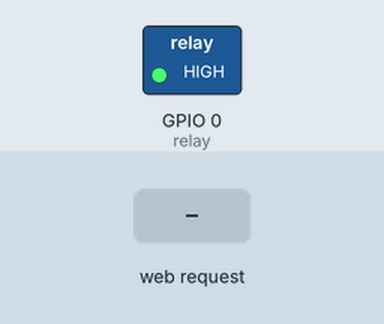
Recording of a sketch running on a simulated ESP8266 (NodeMCU). On the bench: switched loads named in the sketch (green lamp = pin HIGH). Inputs (shaded band) come from the test bench. WiFi joins after 1.5 s; servers stay silent unless stated; uploads are accepted with an empty reply; what the sketch prints to the serial monitor is not drawn.

Above: at 2.9 s.
3.0 s: HTTP request GET /on received
At 3.7 s:
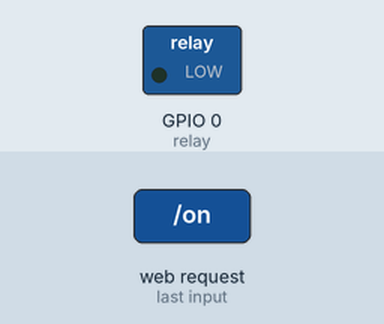
4.5 s: HTTP request GET /off received
At 4.9 s:
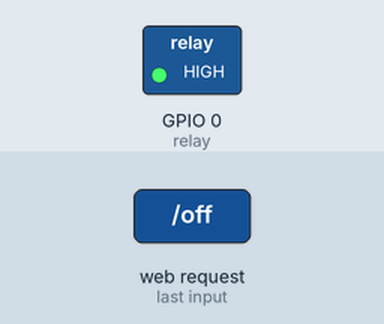
Timing chart, 0 to 7.5 s (numbered marks = the images above; inputs shaded):
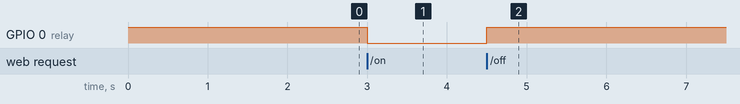

The sketch:

esp8266-arduino.ino
```cpp
#include <ESP8266WebServer.h>
#include <ESP8266HTTPClient.h>

const char* SSID = "********";
const char* PASSWORD = "********";

HTTPClient http;
ESP8266WebServer server(80);

const int relay = 0;

String getStatusJSON() {
  String json = "{ \"status\": 0, \"data\": { \"status\": ";
  json += digitalRead(relay);
  json += " } }";
  return json;
}

void connectWiFi(const char *ssid, const char *password) {
  WiFi.begin(ssid, password);
  Serial.printf("connecting to %s\n", SSID);
  while (WiFi.status() != WL_CONNECTED) {
    delay(500);
    Serial.print(".");
  }
  Serial.printf("\nconnected to %s\n", ssid);
  Serial.print("ip address is: ");
  Serial.println(WiFi.localIP());
}

void registerDevice() {
  http.begin("remote.hungtcs.top", 80, "/register?ipAddress=" + WiFi.localIP().toString() + "&macAddress="+ WiFi.macAddress() + "&type=esp01sRelay");
  int httpCode = http.GET();
  if(httpCode == HTTP_CODE_OK) {
    Serial.println("send ip address to master success");
  } else {
    Serial.printf("send ip address to master faild: %d\n", httpCode);
  }
  http.end();
}

void setup(void){
  Serial.begin(115200);

  pinMode(relay, OUTPUT);
  digitalWrite(relay, 1);

  WiFi.mode(WIFI_STA);
  connectWiFi(SSID, PASSWORD);
  registerDevice();

  server.on("/on", []() {
    digitalWrite(relay, LOW);
    server.send(200, "text/json", getStatusJSON());
  });

  server.on("/off", []() {
    digitalWrite(relay, HIGH);
    server.send(200, "text/json", getStatusJSON());
  });

  server.on("/status", []() {
    server.send(200, "text/json", getStatusJSON());
  });

  server.onNotFound([]() {
    server.send(404, "text/plain", "Not Found");
  });

  server.begin();
  Serial.println("HTTP server started");
}

void loop(void){
  while (WiFi.status() == WL_CONNECT_FAILED || WiFi.status() == WL_CONNECTION_LOST || WiFi.status() == WL_DISCONNECTED) {
    Serial.printf("reconnect to %s\n", SSID);
    connectWiFi(SSID, PASSWORD);
    registerDevice();
  }
  server.handleClient();
}
```

Measured:
- after the input at 3.0 s, GPIO 0 (relay): HIGH → LOW at once
- after the input at 4.5 s, GPIO 0 (relay): LOW → HIGH at once
